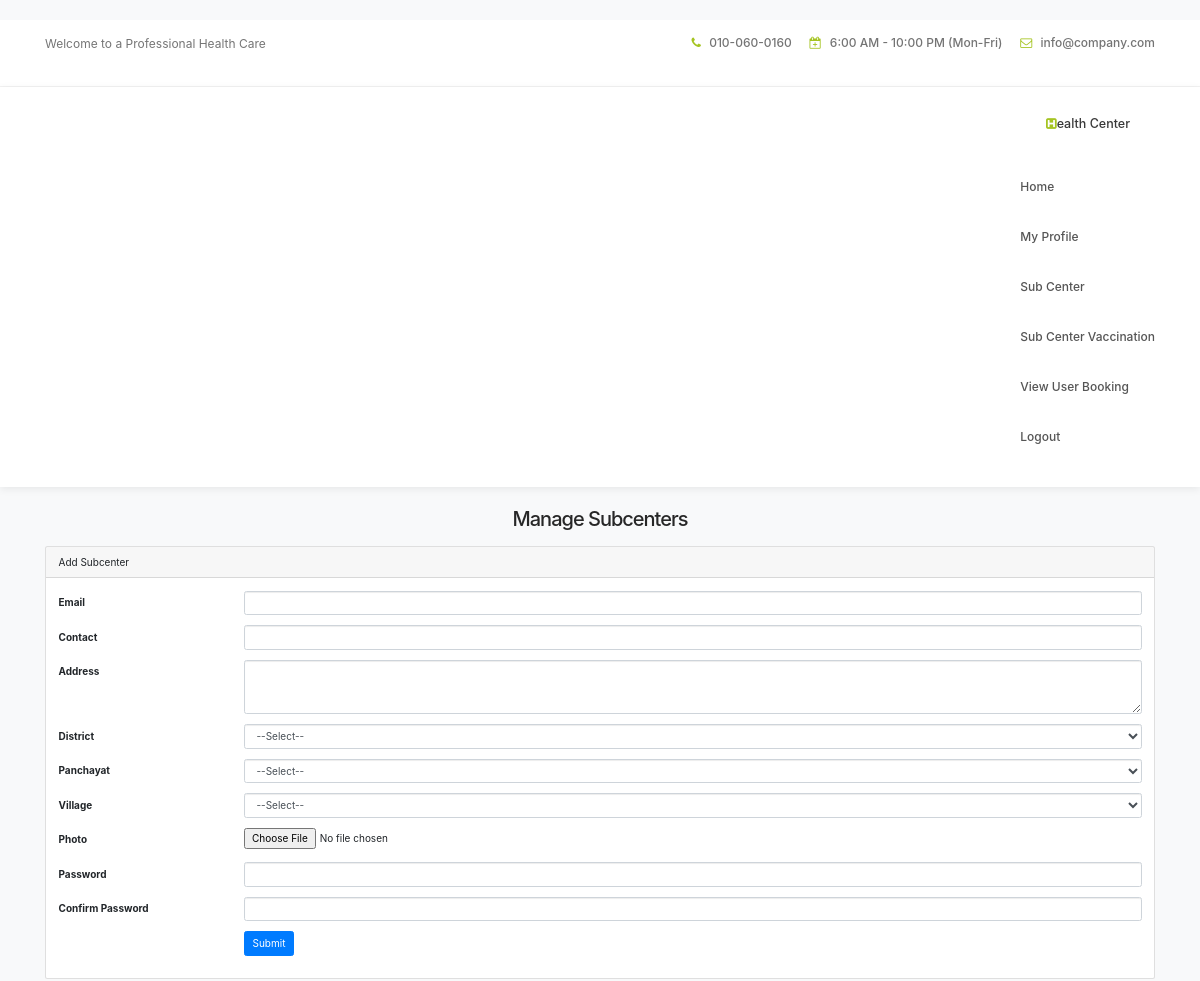
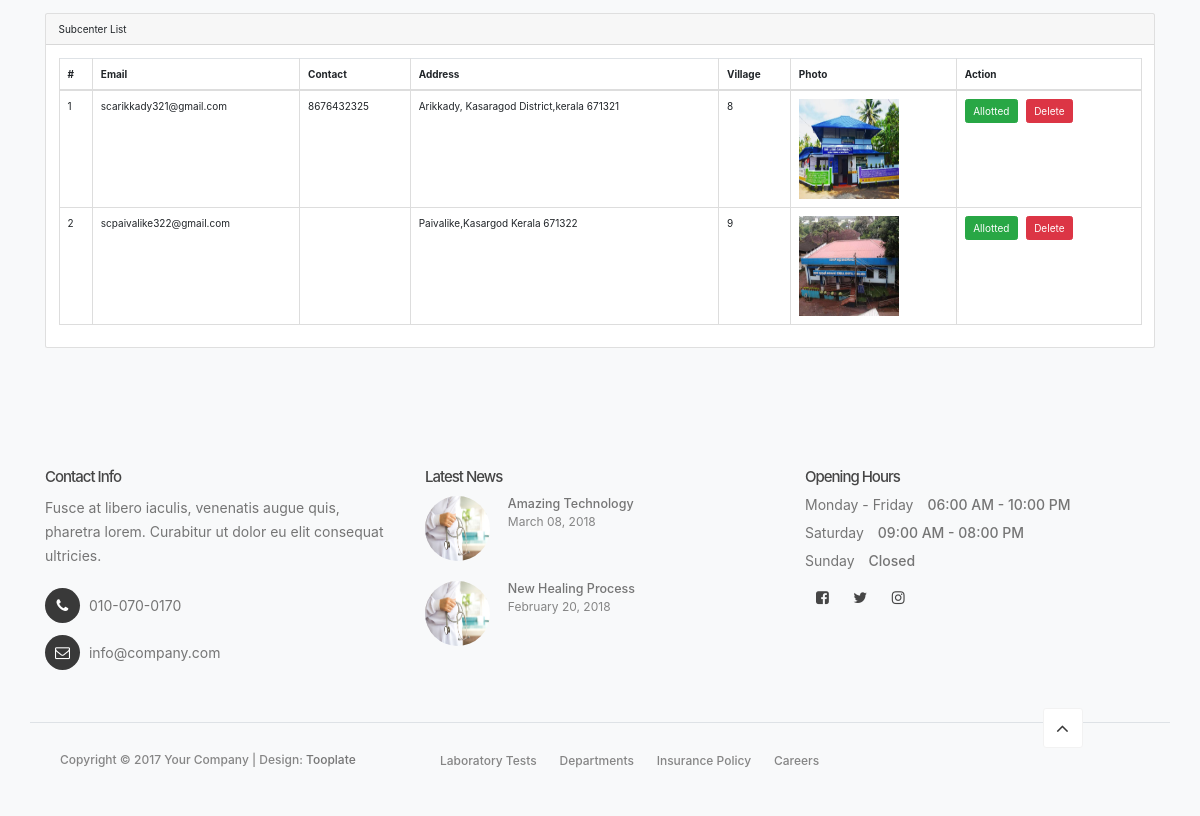
The page /project/PHC/Subcenter.php (signed in) on the database its author committed (2 pictures, top to bottom).
### tables this page shows
CREATE TABLE `tbl_subcenter` (
  `sc_id` int(11) NOT NULL,
  `sc_email` varchar(50) NOT NULL,
  `sc_contact` varchar(50) NOT NULL,
  `sc_password` varchar(50) NOT NULL,
  `sc_address` varchar(100) NOT NULL,
  `sc_photo` varchar(200) NOT NULL,
  `village_id` int(11) NOT NULL
);

### project/PHC/Subcenter.php (the view, shortened to what this page needs)
<?php
include('../Asset/connection/connection.php');
include('Head.php');
        ?>
<!DOCTYPE html>
<html lang="en">
<head>
    <link rel="stylesheet" href="https://stackpath.bootstrapcdn.com/bootstrap/4.5.2/css/bootstrap.min.css">
</head>
<body>
<div class="container">
    <h2 class="text-center">Manage Subcenters</h2>
    <form action="" method="post" enctype="multipart/form-data" name="form1" id="form1">
        <div class="card mb-4">
            <div class="card-header">Add Subcenter</div>
            <div class="card-body">
                <div class="form-group row">
                    <label for="txtemail" class="col-sm-2 col-form-label">Email</label>
                    <div class="col-sm-10">
                        <input type="email" name="txtemail" id="txtemail" class="form-control" required>
                    </div>
                </div>
                <div class="form-group row">
                    <label for="txtcontact" class="col-sm-2 col-form-label">Contact</label>
                    <div class="col-sm-10">
                        <input type="text" name="txtcontact" id="txtcontact" class="form-control" required>
                    </div>
                </div>
                <div class="form-group row">
                    <label for="txtaddress" class="col-sm-2 col-form-label">Address</label>
                    <div class="col-sm-10">
                        <textarea name="txtaddress" id="txtaddress" class="form-control" rows="3" required></textarea>
                    </div>
                </div>
                <div class="form-group row">
                    <label for="txtdistrict" class="col-sm-2 col-form-label">District</label>
                    <div class="col-sm-10">
                        <select name="txtdistrict" id="txtdistrict" class="form-control" onchange="getPlace(this.value)" required>
                            <option value="">--Select--</option>
                        </select>
                    </div>
                </div>
                <div class="form-group row">
                    <label for="txtpanchayat" class="col-sm-2 col-form-label">Panchayat</label>
                    <div class="col-sm-10">
                        <select name="txtpanchayat" id="txtpanchayat" class="form-control" onchange="getvillage(this.value)" required>
                            <option value="">--Select--</option>
                        </select>
                    </div>
                </div>
                <div class="form-group row">
                    <label for="txtvillage" class="col-sm-2 col-form-label">Village</label>
                    <div class="col-sm-10">
                        <select name="txtvillage" id="txtvillage" class="form-control" required>
                            <option value="">--Select--</option>
                        </select>
                    </div>
                </div>
                <div class="form-group row">
                    <label for="filephoto" class="col-sm-2 col-form-label">Photo</label>
                    <div class="col-sm-10">
                        <input type="file" name="filephoto" id="filephoto" class="form-control-file" accept="image/*" required>
                    </div>
                </div>
                <div class="form-group row">
                    <label for="txtpassword" class="col-sm-2 col-form-label">Password</label>
                    <div class="col-sm-10">
                        <input type="password" name="txtpassword" id="txtpassword" class="form-control" required>
                    </div>
                </div>
                <div class="form-group row">
                    <label for="txtconfirm" class="col-sm-2 col-form-label">Confirm Password</label>
                    <div class="col-sm-10">
                        <input type="password" name="txtconfirm" id="txtconfirm" class="form-control" required>
                    </div>
                </div>
                <div class="form-group row">
                    <div class="col-sm-10 offset-sm-2">
                        <button type="submit" name="btnsubmit" class="btn btn-primary">Submit</button>
                    </div>
                </div>
            </div>
        </div>
    </form>
    <div class="card">
        <div class="card-header">Subcenter List</div>
        <div class="card-body">
            <table class="table table-bordered">
                <thead>
                <tr>
                    <th>#</th>
                    <th>Email</th>
                    <th>Contact</th>
                    <th>Address</th>
                    <th>Village</th>
                    <th>Photo</th>
                    <th>Action</th>
                </tr>
                </thead>
                <tbody>
                <?php
                $i = 0;
                $selqry = "SELECT * FROM tbl_subcenter";
                $result = $con->query($selqry);
                while ($row = $result->fetch_assoc()) {
                    $i++;
                    ?>
                    <tr>
                        <td><?php echo $i; ?></td>
                        <td><?php echo $row["sc_email"]; ?></td>
                        <td><?php echo $row["sc_contact"]; ?></td>
                        <td><?php echo $row["sc_address"]; ?></td>
                        <td><?php echo $row["village_id"]; ?></td>
                        <td>
                            <a href="../Asset/Files/Subcenter/<?php echo $row["sc_photo"]; ?>" target="_blank">
                                <img src="../Asset/Files/Subcenter/<?php echo $row["sc_photo"]; ?>" width="100" height="100" alt="Photo">
                            </a>
                        </td>
                        <td>
                            <a href="subcentervaccination.php?did=<?php echo $row["sc_id"]; ?>" class="btn btn-success btn-action">Allotted</a>
                            <a href="Subcenter.php?did=<?php echo $row["sc_id"]; ?>" class="btn btn-danger btn-action">Delete</a>
                        </td>
                    </tr>
                    <?php
                }
                ?>
                </tbody>
            </table>
        </div>
    </div>
</div>
  <?php
include('Foot.php');
?>

### rows shown on the page
tbl_subcenter: sc_email "scarikkady321@gmail.com", sc_contact "8676432325", sc_address "Arikkady, Kasaragod District,kerala 671321", village "8", sc_photo (picture)
tbl_subcenter: sc_email "scpaivalike322@gmail.com", sc_address "Paivalike,Kasargod Kerala 671322", village "9", sc_photo (picture)
